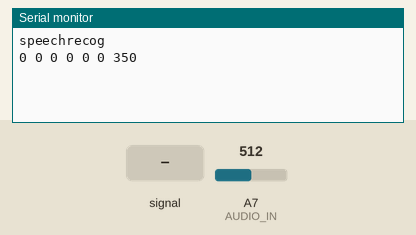
Recording of a sketch running on a simulated Arduino Nano, built with avr-gcc and run on an emulated ATmega328P. Parts: the last lines printed to the serial monitor. The test bench sets the inputs (shaded band); at power-on: A7 (AUDIO_IN) = 512.

Above: at 1.2 s.
1.3 s: A7 (AUDIO_IN) fed a 200 Hz sine of ±255 counts around its level
At 2.9 s:
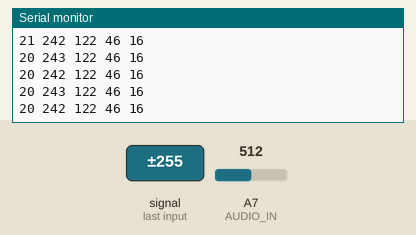
3.4 s: A7 (AUDIO_IN) set to 716
At 4.7 s:
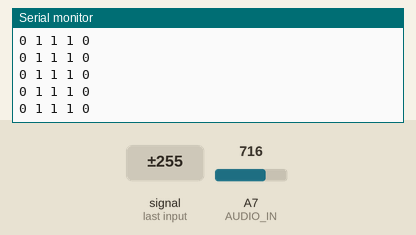
4.9 s: A7 (AUDIO_IN) fed a 50 Hz sine of ±306 counts around its level
At 6.5 s:
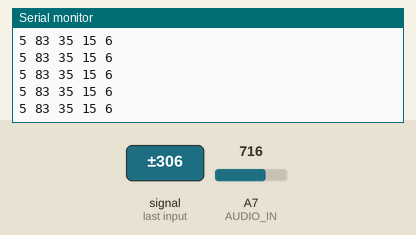
7.9 s: A7 (AUDIO_IN) set to 900
At 8.9 s:
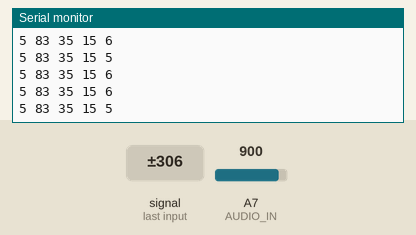
Timing chart, 0 to 10.4 s (numbered marks = the images above; inputs shaded):
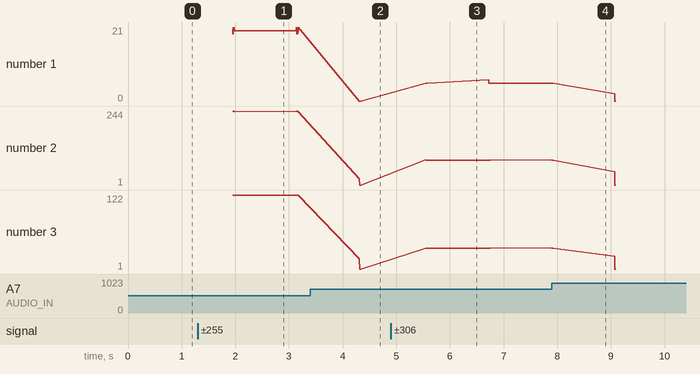

The sketch:

speechrecog1.ino
```cpp
// (licence header left out)
#include <Arduino.h>
#include <SPI.h>
#include "Coeffs.h"

//-----------------------------------------------------------------------------
// Defines, constants and Typedefs
//-----------------------------------------------------------------------------

// pins
const int AUDIO_IN = A7;

// get register bit - faster: doesn't turn it into 0/1
#ifndef getBit
#define getBit(sfr, bit) (_SFR_BYTE(sfr) & _BV(bit))
#endif

//-----------------------------------------------------------------------------
// Global Constants
//-----------------------------------------------------------------------------

const byte NumSegments = 13;
const byte SegmentSize = 50; //in mS
const byte hyster = 2;
const byte thresh = 100;

//-----------------------------------------------------------------------------
// Global Variables
//-----------------------------------------------------------------------------

word CurBandData[NumSegments][nBand + 1]; //current band data

//-------------------------------------------------------------------------
// GetSerial
//-------------------------------------------------------------------------
byte GetSerial() {
  while ( Serial.available() == 0 ) ;
  return Serial.read();
}

//-------------------------------------------------------------------------
// PollBands
//-------------------------------------------------------------------------
bool PollBands(bool init)
{
  bool IsPos, Collecting;
  static unsigned long prevTime;
  byte band, seg, val1, val2;
  const byte hyster = 20;
  static int zero = 500;
  static byte curSegment = 255;
  long val;
  word zcr;
  static int valmax[10];
  static int pd[10] = {0, 0, 0, 0, 0, 0, 0, 0, 0, 0};
  static int ppd[10] = {0, 0, 0, 0, 0, 0, 0, 0, 0, 0};
  static int ppval = 0;
  static int pval = 0;

  if (init)
  {
    memset(pd, 0, sizeof(pd));
    memset(ppd, 0, sizeof(ppd));
    memset(CurBandData, 0, sizeof(CurBandData));
    pval =  0;
    ppval =  0;
    return false;
  }

  val = 0;
  IsPos = true;
  Collecting = false;

  for (curSegment = 0; curSegment < NumSegments; curSegment++) {
    zcr = 0;
    prevTime = 0;
    memset(valmax, 0, sizeof(valmax));

    prevTime = millis();
    while (millis() - prevTime < SegmentSize)
    {
      while (!getBit(ADCSRA, ADIF)) ; // wait for ADC
      val1 = ADCL;
      val2 = ADCH;
      bitSet(ADCSRA, ADIF); // clear the flag
      bitSet(ADCSRA, ADSC); // start ADC conversion
      val = val1;
      val += val2 << 8;

      if (val < zero)
        zero--; else
        zero++;
      val = val - zero;

      if (!Collecting) {
        if (abs(val) > thresh)
          Collecting = true; else
          return false;
      }

      if (IsPos)
      {
        if (val < -hyster)
        {
          IsPos = false;
          zcr++;
        }
      } else {
        if (val > +hyster)
        {
          IsPos = true;
          zcr++;
        }
      }
      ppval = pval;
      pval = val;

      for (band = 0; band < nBand; band++)
      {
        int L1, L2;
        L1 =  ((-(filt_b1[band]) * pd[band] - filt_b2[band] * ppd[band]) >> 16) + val;
        L2 = (filt_a0[band] * L1 - filt_a0[band] * ppd[band]) >> 16;
        ppd[band] = pd[band];
        pd[band] = L1;
        if (abs(L2) > valmax[band])
          valmax[band]++;
      }
    }

    for (band = 0; band < nBand; band++)
      CurBandData[curSegment][band + 1] = valmax[band];
    CurBandData[curSegment][0] = zcr;
  }

  if (Collecting) {
    PrintCurBandData();
    delay(500);
  }

  return Collecting;
}

//-----------------------------------------------------------------------------
// PrintCurBandData
//-----------------------------------------------------------------------------
void PrintCurBandData(void)
{
  byte seg, i, band;

  Serial.println("a");
  for (seg = 0; seg < NumSegments; seg++) {
    for (band = 0; band <= nBand; band++) {
      Serial.print(CurBandData[seg][band]);
      Serial.print(" ");
    }
    Serial.println("");
  }
}

//-------------------------------------------------------------------------
// setup
//-------------------------------------------------------------------------
void setup(void)
{
  Serial.begin(57600);
  Serial.println("speechrecog");

  pinMode(AUDIO_IN, INPUT);
  analogReference(EXTERNAL);
  analogRead(AUDIO_IN); // initialise ADC to read audio input

  Serial.println("0 0 0 0 0 0 350");

  PollBands(true);
}

//-----------------------------------------------------------------------------
// Main routines
// loop
//-----------------------------------------------------------------------------
void loop(void)
{
  PollBands(false);
}
```

Coeffs.h
```cpp
const byte nBand = 4;
// frequencies: 150, 356, 843, 2000
const long filt_a0[nBand+1] = {3259, 7166, 14089, 20190};
const long filt_b1[nBand+1] = {-123690, -112214, -81133, 0};
const long filt_b2[nBand+1] = {59018, 51204, 37359, 25156};
```

Measured:
- after the input at 1.3 s, the serial monitor: prints a new line after 0.65 s (image 1)
- after the input at 3.4 s, the serial monitor: prints a new line after 0.91 s (image 2)
- after the input at 4.9 s, the serial monitor: prints a new line after 0.65 s (image 3)
- plotted number 1: 21 → 0 after the input at 3.4 s, 0 → 5 after the input at 4.9 s, 5 → 0 after the input at 7.9 s
- plotted number 2: 242 → 1 after the input at 3.4 s, 1 → 83 after the input at 4.9 s, 83 → 1 after the input at 7.9 s
- plotted number 3: 122 → 1 after the input at 3.4 s, 1 → 35 after the input at 4.9 s, 35 → 1 after the input at 7.9 s
